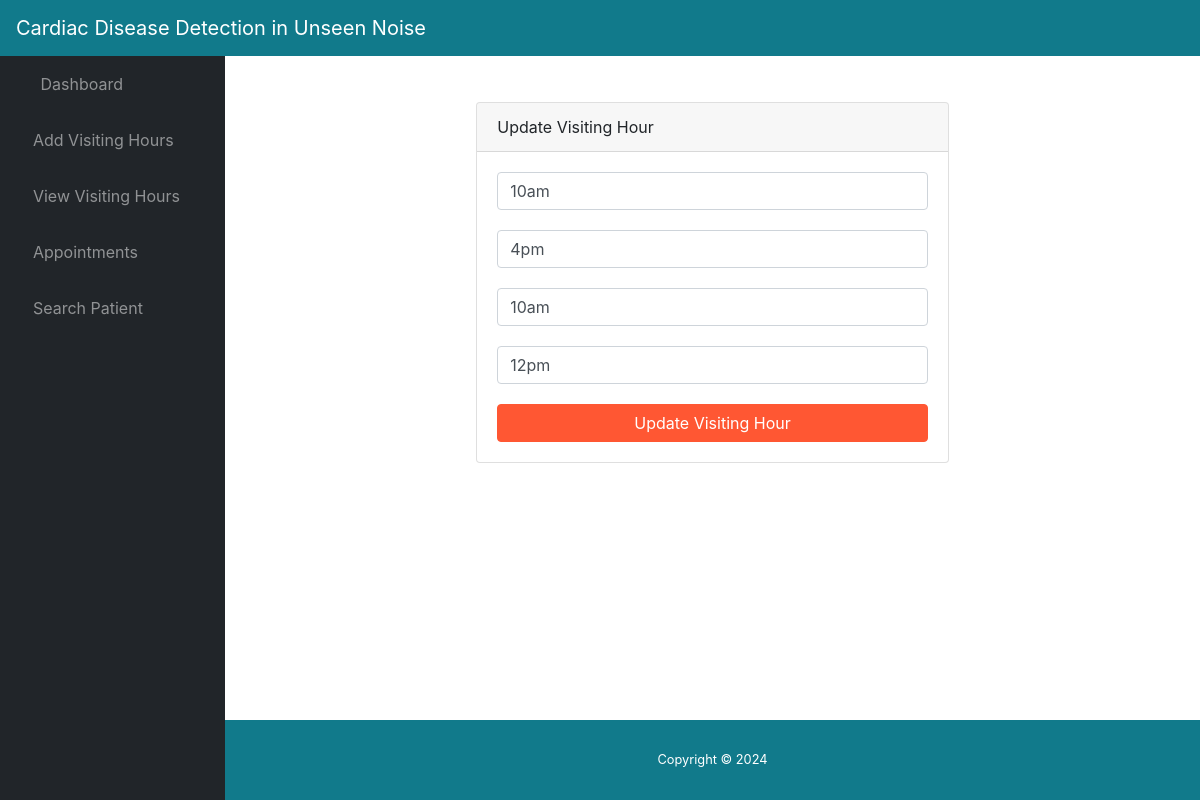
The app's page /edit_visiting/1/ (signed in) with its own data.
### app/models.py (models this page shows, shortened)
class Visiting_Detail(models.Model):
	hospital_id =  models.ForeignKey(Doctor_Register, on_delete=models.CASCADE)
	visiting_hour_weekdays = models.CharField(max_length=30)
	visiting_hour_weekend = models.CharField(max_length=30)
	visiting_hour_online_weekdays = models.CharField(max_length=30)
	visiting_hour_online_weekend = models.CharField(max_length=30)

### app/views.py (the view, shortened to what this page needs)
# urls.py: path('edit_visiting/<int:pk>/',views.edit_visiting,name='edit_visiting'),
def edit_visiting(request,pk):
	if request.session.has_key('username'):
		Visiting = Visiting_Detail.objects.filter(id=pk)
		return render(request,'edit_visiting.html',{'Visiting':Visiting})
	else:
		return render(request,'doctor_login.html',{})

### app/templates/edit_visiting.html (shortened to what this page needs)
{% include 'header.html' %}
    <div class="card form-tag" style="width: 50%;margin:30px auto 0;">
      <div class="card-header">Update Visiting Hour</div>
      <div class="card-body">
        <form method="post"> {% csrf_token %}
          {% for i in Visiting %}
          <div class="form-group">
            <div class="form-row">
              <div class="col-md-12">
                <div class="">
                  <input type="text" name="vweekday" class="form-control" placeholder="Visting Hour Mon-Sat" required="required" autofocus="autofocus" value="{{i.visiting_hour_weekdays}}">
                </div>
              </div>
              <div class="col-md-12">
                <div class="">
                  <input type="text" name="vweekend" class="form-control" placeholder="Visting Hour Sun" required="required" value="{{i.visiting_hour_weekend}}">
                </div>
              </div>
            </div>
          </div>
          <div class="form-group">
            <div class="form-row">
              <div class="col-md-12">
                <div class="">
                  <input type="text" name="onweekday" class="form-control" placeholder="Online Visting Hour Mon-Sat" required="required" autofocus="autofocus" value="{{i.visiting_hour_online_weekdays}}">
                </div>
              </div>
              <div class="col-md-12">
                <div class="">
                  <input type="text" name="onweekend" class="form-control" placeholder="Online Visting Hour Sun" required="required" value="{{i.visiting_hour_online_weekend}}">
                </div>
              </div>
            </div>
          </div>
          <input type="submit" class="btn btn-primary btn-block" value="Update Visiting Hour">
          {% endfor %}
        </form>
      </div>
    </div>
{% include 'footer.html' %}

### static/css/style.css (style rules this page uses)
.col-md-12 input.form-control { margin-bottom: 20px !important; }
.form-tag .form-group { margin-bottom: 0 !important; }
.btn-primary { color: #fff; background-color: #FF5733 !important; border-color: #FF5733 !important; }

### records on screen
Visiting_Detail: vweekday "10am", vweekend "4pm", onweekday "10am", onweekend "12pm"
